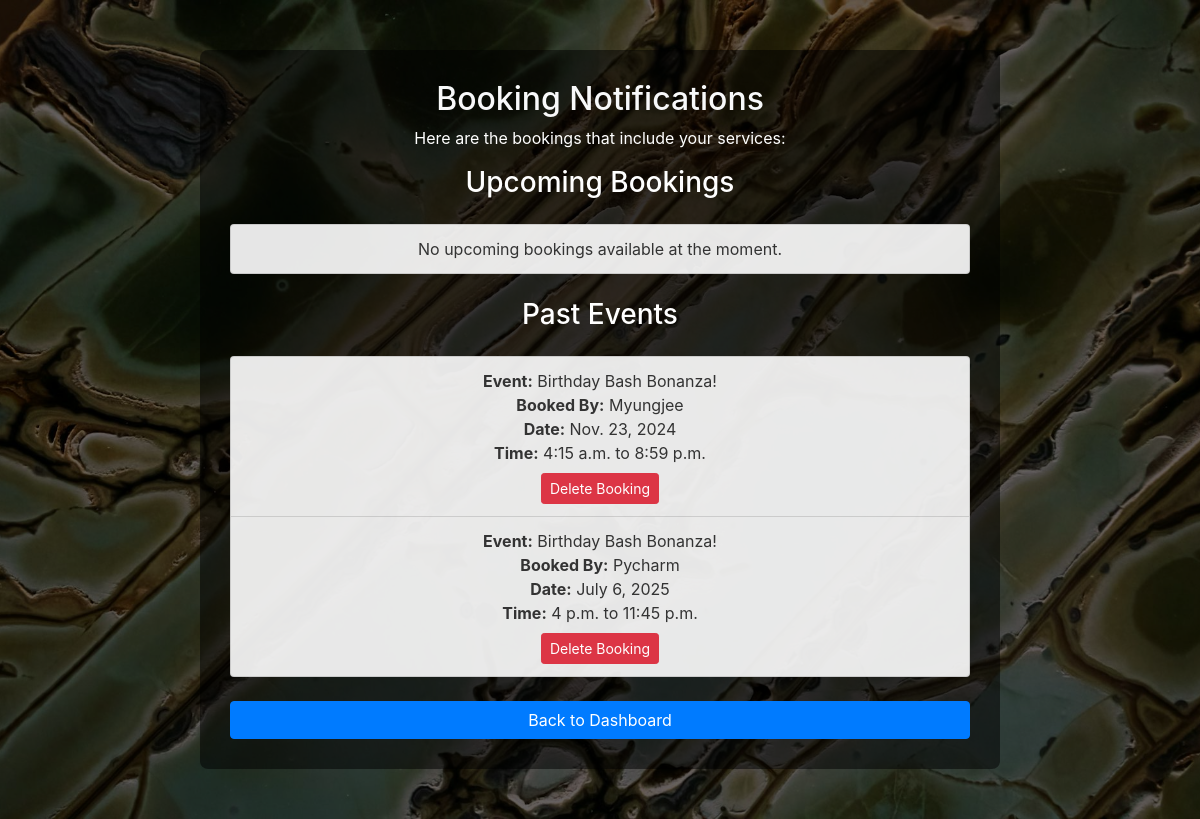
The page /vendor/notifications/ (signed in) on the database its author committed.
### events/models.py (models this page shows, shortened)
class Booking(models.Model):
    user = models.ForeignKey(User, on_delete=models.CASCADE)
    event = models.ForeignKey(Event, on_delete=models.CASCADE)
    booking_date = models.DateTimeField(auto_now_add=True)
    start_date = models.DateField(null=True, blank=True)
    end_date = models.DateField(null=True, blank=True)
    start_time = models.TimeField(null=True, blank=True)
    end_time = models.TimeField(null=True, blank=True)
    vendors = models.ManyToManyField(Vendor, blank=True)
    def __str__(self):
        return f"{self.user.username} booked {self.event.name} on {self.booking_date}"

class Event(models.Model):
    TYPE_CHOICES = [
        ('wedding', 'Wedding'),
        ('birthday', 'Birthday Party'),
        ('corporate', 'Corporate Event'),
    ]
    name = models.CharField(max_length=100)
    description = models.TextField()
    cost = models.DecimalField(max_digits=10, decimal_places=2)
    event_type = models.CharField(max_length=20, choices=TYPE_CHOICES, null=True, blank=True)

### events/views.py (the view)
# urls.py: path('vendor/notifications/', views.vendor_notifications, name='vendor_notifications'),
@login_required
def vendor_notifications(request):
    vendor_profile = request.user.vendorprofile
    current_date = timezone.now()
    bookings = Booking.objects.filter(vendors=vendor_profile.vendor)
    future_bookings = bookings.filter(start_date__gte=current_date.date(), start_time__gte=current_date.time())
    past_bookings = bookings.exclude(id__in=future_bookings)
    print("Future Bookings:", future_bookings)
    print("Past Bookings:", past_bookings)
    context = {
        'future_bookings': future_bookings,
        'past_bookings': past_bookings,
    }
    return render(request, 'events/vendor_notifications.html', context)

### events/templates/events/vendor_notifications.html (shortened to what this page needs)
{% load static %}
<!DOCTYPE html>
<html lang="en">
<head>
    <link rel="stylesheet" href="{% static 'events/css/styles.css' %}">
    <link rel="stylesheet" href="https://stackpath.bootstrapcdn.com/bootstrap/4.5.2/css/bootstrap.min.css">
</head>
<body>
<div class="notifications-page">
    <div class="notifications-content">
        <h2>Booking Notifications</h2>
        <p>Here are the bookings that include your services:</p>
        <h3>Upcoming Bookings</h3>
        <ul class="list-group mt-4">
            {% for booking in future_bookings %}
                <li class="list-group-item">
                    <strong>Event:</strong> {{ booking.event.name }}<br>
                    <strong>Booked By:</strong> {{ booking.user.username }}<br>
                    <strong>Date:</strong> {{ booking.start_date }}<br>
                    <strong>Time:</strong> {{ booking.start_time }} to {{ booking.end_time }}<br>
                    <strong>Message:</strong> You have been booked for this event.
                </li>
            {% empty %}
                <li class="list-group-item text-center">No upcoming bookings available at the moment.</li>
            {% endfor %}
        </ul>
        <h3 class="mt-4">Past Events</h3>
        <ul class="list-group mt-4">
            {% for booking in past_bookings %}
                <li class="list-group-item">
                    <strong>Event:</strong> {{ booking.event.name }}<br>
                    <strong>Booked By:</strong> {{ booking.user.username }}<br>
                    <strong>Date:</strong> {{ booking.start_date }}<br>
                    <strong>Time:</strong> {{ booking.start_time }} to {{ booking.end_time }}<br>
                    <a href="{% url 'delete_booking' booking.id %}" class="btn btn-danger btn-sm mt-2">Delete Booking</a>
                </li>
            {% empty %}
                <li class="list-group-item text-center">No past events available for deletion.</li>
            {% endfor %}
        </ul>
        <div class="text-center mt-4">
            <a href="{% url 'vendor_dashboard' %}" class="btn btn-primary">Back to Dashboard</a>
        </div>
    </div>
</div>
</body>
</html>

### events/static/events/css/styles.css (style rules this page uses)
* { margin: 0; padding: 0; box-sizing: border-box; }
body { font-family: 'Roboto', sans-serif; background: url('../images/new_background.jpg') no-repeat center center fixed; background-size: cover; color: #333; line-height: 1.6; margin: 0 !important; padding: 0 !important; }
.btn-primary { background-color: #ff5e5e; border: none; padding: 0.75rem; width: 100%; border-radius: 10px; font-size: 1.1rem; font-weight: bold; transition: background-color 0.3s, transform 0.2s; }

### rows shown on the page
Booking: event.name "Birthday Bash Bonanza!", user.username "Myungjee", start_date "Nov. 23, 2024", start_time "4:15 a.m.", end_time "8:59 p.m."
Booking: event.name "Birthday Bash Bonanza!", user.username "Pycharm", start_date "July 6, 2025", start_time "4 p.m.", end_time "11:45 p.m."
